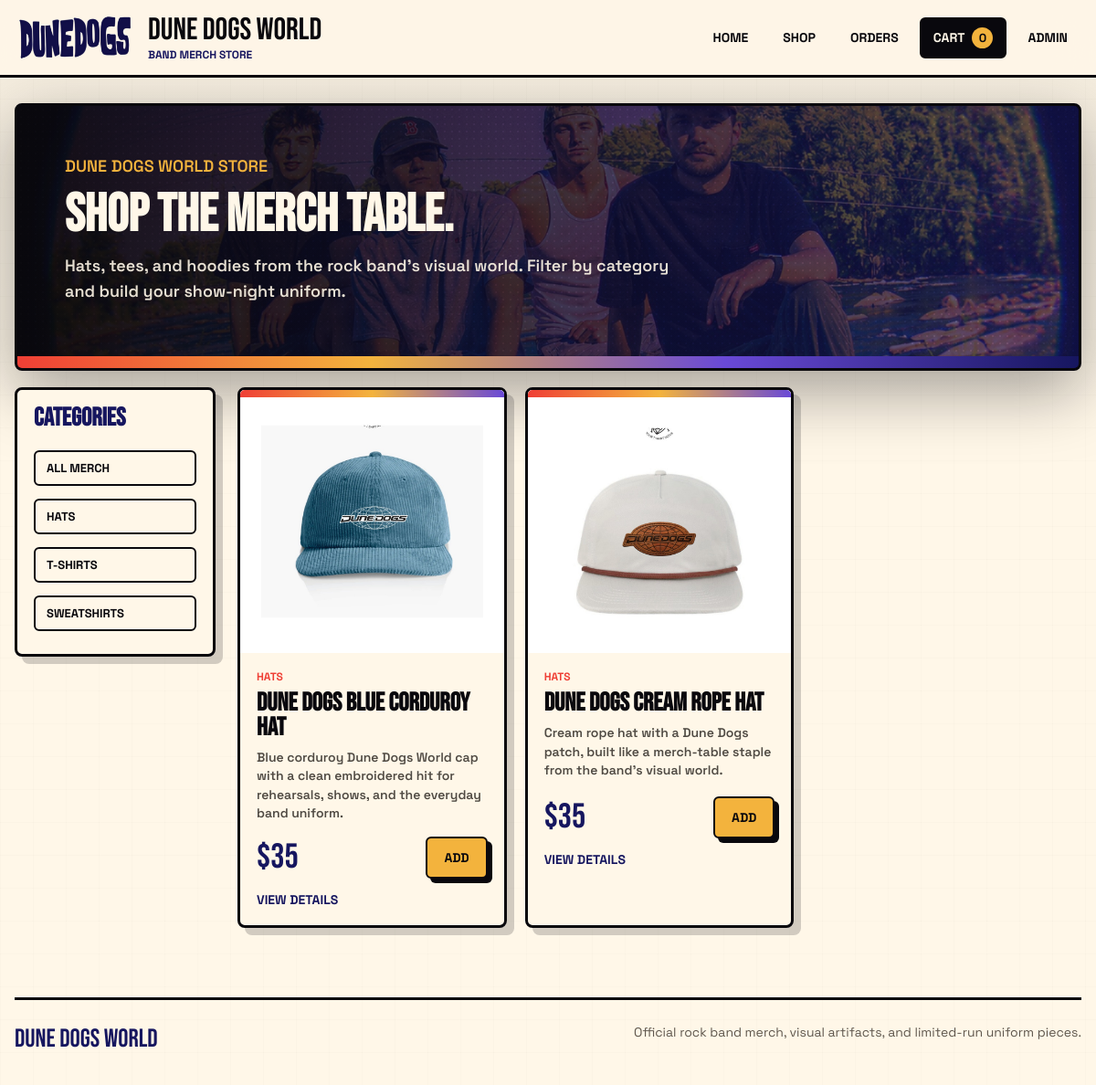
The app's page /products/?category=1 with its own data.
### store/models.py (models this page shows, shortened)
class Category(models.Model):
    name = models.CharField(max_length=50)
    @staticmethod
    def get_all_categories():
        return Category.objects.all()
    class Meta:
        verbose_name_plural = "Categories"

class Products(models.Model):
    name = models.CharField(max_length=60)
    price = models.IntegerField(default=0)
    category = models.ForeignKey(Category, on_delete=models.CASCADE, default=1)
    description = models.CharField(max_length=250, default="", blank=True, null=True)
    image = models.ImageField(upload_to="uploads/products/")
    @staticmethod
    def get_all_products_by_categoryid(category_id):
        if category_id:
            return Products.objects.filter(category=category_id)
        return Products.get_all_products()

### store/views.py (the view)
# urls.py: path('products/', views.product_list, name='products'),
def product_list(request):
    if request.method == "POST":
        _update_cart(request)
        return redirect("products")
    context = _build_store_context(request)
    return render(request, "store/products.html", context)

### store/views.py (called while the page is built)
def _get_cart(request):
    return request.session.get("cart", {})

def _build_store_context(request):
    categories = Category.get_all_categories()
    category_id = request.GET.get("category")
    if category_id:
        products = Products.get_all_products_by_categoryid(category_id)
    else:
        products = Products.get_all_products()
    cart = _get_cart(request)
    cart_count = sum(cart.values())
    return {
        "products": products,
        "categories": categories,
        "cart": cart,
        "cart_count": cart_count,
    }

### store/templates/store/products.html (shortened to what this page needs)
{% extends 'store/base.html' %}
{% block content %}
<section class="hero hero-small">
  <div class="hero-content">
    <p class="eyebrow">Dune Dogs World Store</p>
    <h2>Shop the merch table.</h2>
    <p class="lead">Hats, tees, and hoodies from the rock band’s visual world. Filter by category and build your show-night uniform.</p>
  </div>
</section>
<div class="layout">
  <aside class="sidebar">
    <h3>Categories</h3>
    <a href="{% url 'products' %}">All Merch</a>
    {% for category in categories %}
      <a href="?category={{ category.id }}">{{ category.name }}</a>
    {% endfor %}
  </aside>
  <section class="grid">
    {% for product in products %}
    <article class="card product-card">
      <a class="product-media" href="{% url 'product_detail' product.id %}">
        <img src="{{ product.image.url }}" alt="{{ product.name }}">
      </a>
      <div class="product-info">
        <p class="product-kicker">{{ product.category.name }}</p>
        <h3>{{ product.name }}</h3>
        <p class="muted">{{ product.description }}</p>
        <div class="product-row">
          <div class="price">${{ product.price }}</div>
          <form method="post">
            <button type="submit">Add</button>
          </form>
        </div>
        <a class="text-link" href="{% url 'product_detail' product.id %}">View details</a>
      </div>
    </article>
    {% empty %}
    <div class="empty">No products found in this category.</div>
    {% endfor %}
  </section>
</div>
{% endblock %}

### records on screen
Category: name "HATS"
Category: name "T-SHIRTS"
Category: name "SWEATSHIRTS"
Products: image (picture), category.name "HATS", name "DUNE DOGS BLUE CORDUROY HAT", description "Blue corduroy Dune Dogs World cap with a clean embroidered hit for rehearsals, shows, and the everyday band uniform.", price "35"
Products: image (picture), category.name "HATS", name "DUNE DOGS CREAM ROPE HAT", description "Cream rope hat with a Dune Dogs patch, built like a merch-table staple from the band's visual world.", price "35"

### other values on screen
{{ cart_count|default:0 }} "0"
